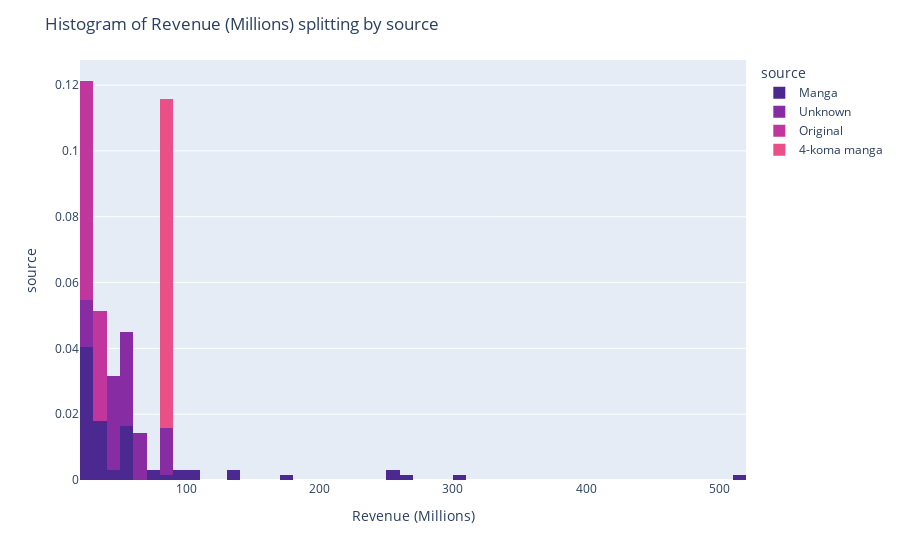

Here is the notebook cell this chart was saved with:
### Markdown cell above
### Hist

### Code cell
feature_to_plot = 'Revenue (Millions)'
feature_to_split = 'source' 

fig = px.histogram(df, x=feature_to_plot, color=feature_to_split, nbins=50, histnorm='probability density', 
                   color_discrete_sequence=px.colors.sequential.Agsunset)

fig.update_layout(
    title=f'Histogram of {feature_to_plot} splitting by {feature_to_split}',
    xaxis_title=feature_to_plot,
    yaxis_title=feature_to_split,
)

fig.show()

### Figure 1 — Plotly figure (JSON) as saved in the notebook; plotly's stock layout.template omitted (floating-point values rounded to 4 significant figures)
{"data": [{"alignmentgroup": "True", "bingroup": "x", "histnorm": "probability density", "hovertemplate": "source=Manga<br>Revenue (Millions)=%{x}<br>probability density=%{y}<extra></extra>", "legendgroup": "Manga", "marker": {"color": "rgb(75, 41, 145)", "pattern": {"shape": ""}}, "name": "Manga", "nbinsx": 50, "offsetgroup": "Manga", "orientation": "v", "showlegend": true, "type": "histogram", "x": [130, 33, 55, 28, 35, 58, 30, 516.6, 50, 39, 22, 72, 20, 29.5, 50, 25, 26, 47, 24, 50, 32.5, 35, 20, 260, 38, 25, 25, 250, 97, 25, 170, 25, 300, 20, 30, 77, 100, 55.5, 90, 20, 30, 50, 22, 30, 24, 55, 25, 25, 50, 24, 45, 50, 30, 25, 250, 80, 27, 35, 28, 135, 25, 20, 25, 100, 28, 50, 20], "xaxis": "x", "yaxis": "y"}, {"alignmentgroup": "True", "bingroup": "x", "histnorm": "probability density", "hovertemplate": "source=Unknown<br>Revenue (Millions)=%{x}<br>probability density=%{y}<extra></extra>", "legendgroup": "Unknown", "marker": {"color": "rgb(135, 44, 162)", "pattern": {"shape": ""}}, "name": "Unknown", "nbinsx": 50, "offsetgroup": "Unknown", "orientation": "v", "showlegend": true, "type": "histogram", "x": [60, 40, 55, 20, 48, 55, 80], "xaxis": "x", "yaxis": "y"}, {"alignmentgroup": "True", "bingroup": "x", "histnorm": "probability density", "hovertemplate": "source=Original<br>Revenue (Millions)=%{x}<br>probability density=%{y}<extra></extra>", "legendgroup": "Original", "marker": {"color": "rgb(192, 54, 157)", "pattern": {"shape": ""}}, "name": "Original", "nbinsx": 50, "offsetgroup": "Original", "orientation": "v", "showlegend": true, "type": "histogram", "x": [30, 25, 20], "xaxis": "x", "yaxis": "y"}, {"alignmentgroup": "True", "bingroup": "x", "histnorm": "probability density", "hovertemplate": "source=4-koma manga<br>Revenue (Millions)=%{x}<br>probability density=%{y}<extra></extra>", "legendgroup": "4-koma manga", "marker": {"color": "rgb(234, 79, 136)", "pattern": {"shape": ""}}, "name": "4-koma manga", "nbinsx": 50, "offsetgroup": "4-koma manga", "orientation": "v", "showlegend": true, "type": "histogram", "x": [86], "xaxis": "x", "yaxis": "y"}], "layout": {"barmode": "relative", "legend": {"title": {"text": "source"}, "tracegroupgap": 0}, "margin": {"t": 60}, "title": {"text": "Histogram of Revenue (Millions) splitting by source"}, "xaxis": {"anchor": "y", "domain": [0, 1], "title": {"text": "Revenue (Millions)"}}, "yaxis": {"anchor": "x", "domain": [0, 1], "title": {"text": "source"}}}}
